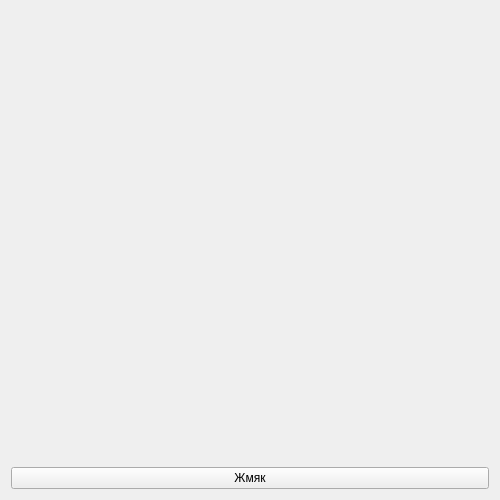
<?xml version="1.0" encoding="UTF-8"?>
<ui version="4.0">
 <class>Form</class>
 <widget class="QWidget" name="Form">
  <property name="geometry">
   <rect>
    <x>0</x>
    <y>0</y>
    <width>500</width>
    <height>500</height>
   </rect>
  </property>
  <property name="windowTitle">
   <string>Form</string>
  </property>
  <layout class="QVBoxLayout" name="verticalLayout">
   <item>
    <spacer name="verticalSpacer">
     <property name="orientation">
      <enum>Qt::Vertical</enum>
     </property>
     <property name="sizeHint" stdset="0">
      <size>
       <width>20</width>
       <height>40</height>
      </size>
     </property>
    </spacer>
   </item>
   <item>
    <widget class="QPushButton" name="pushButton">
     <property name="text">
      <string>Жмяк</string>
     </property>
    </widget>
   </item>
  </layout>
 </widget>
 <resources/>
 <connections/>
</ui>
